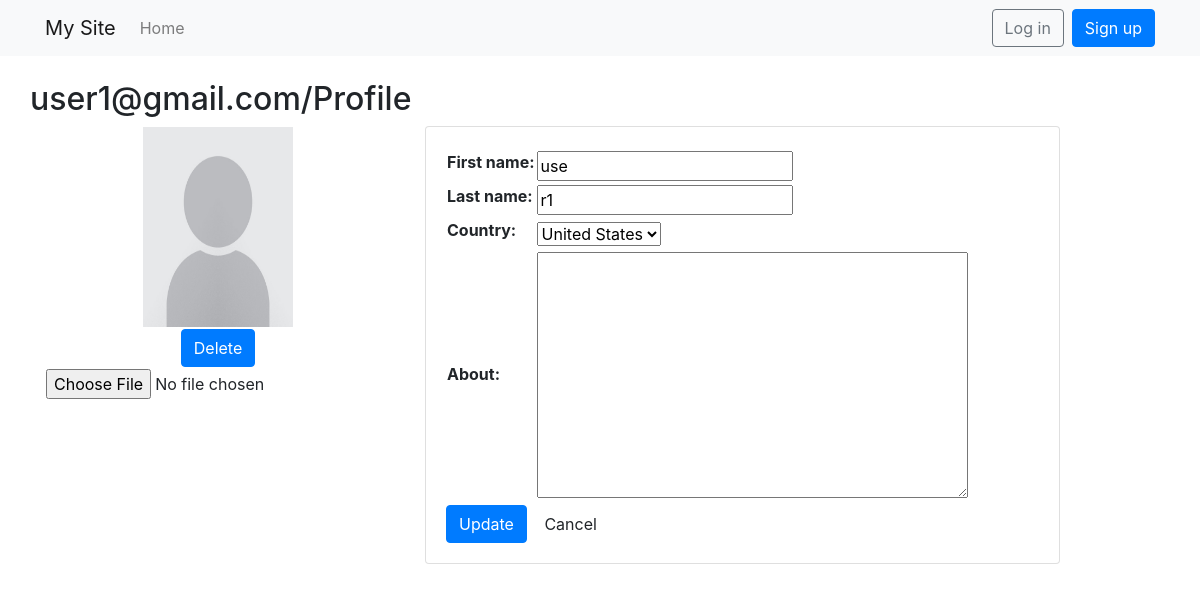
The page /update/2/ on the database as committed earlier.
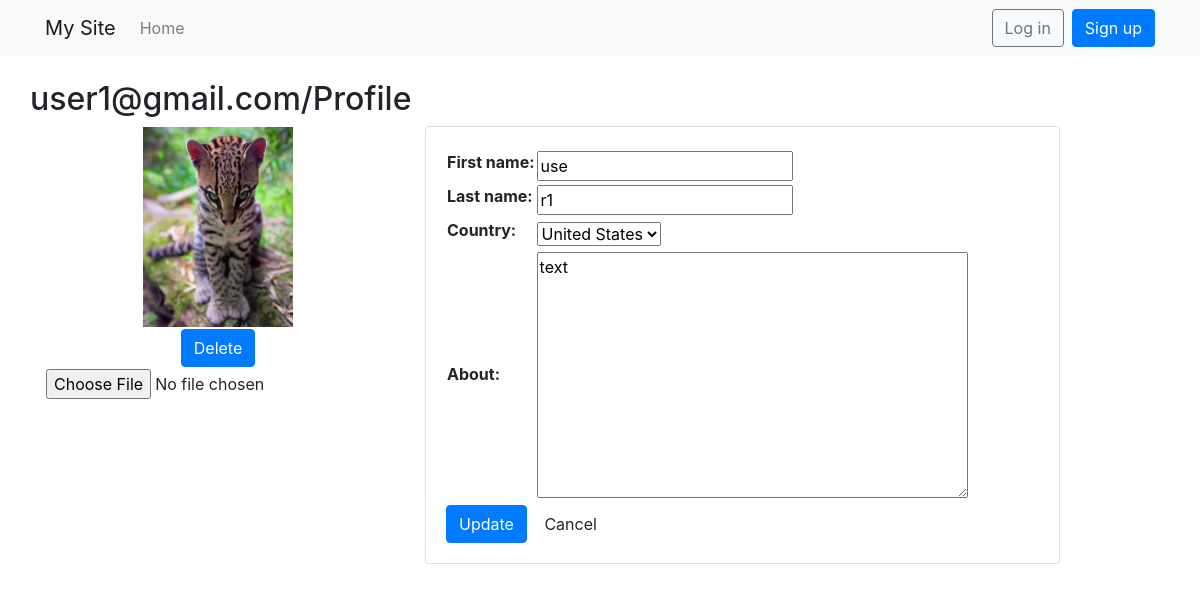
The same page on the database as committed later.
### users/models.py (models this page shows, shortened)
class CustomUser(AbstractBaseUser, PermissionsMixin):
    url_height = models.PositiveIntegerField(null=True)
    url_width = models.PositiveIntegerField(null=True)
    first_name = models.CharField("user's first name", max_length=30)
    last_name = models.CharField("user's last name", max_length=30)
    photo = models.ImageField(default="usernophoto.jpg", width_field='url_width', height_field='url_height', upload_to='user_photos',
                              null=True, blank=True)
    email = models.EmailField(_('email address'), unique=True)
    country = models.CharField(max_length=300, choices=(
        ('US', 'United States'),
        ('FR', 'France'),
        ('CN', 'China'),
        ('RU', 'Russia'),
        ('IT', 'Italy')
    )
                               )
    about = models.TextField(verbose_name='about', null=True, blank=True, max_length=300)
    pincode = models.CharField(max_length=4,blank=True)
    role = models.CharField(max_length=300, choices=(
        ('A', 'Admin'),
        ('E', 'Expert'),
        ('C', 'Competitor'),
        ('N', 'No role'),
    )
                            ,default=('N', 'No role'))
    event = models.ForeignKey(Event, on_delete=models.SET_NULL,null=True, blank=True)
    is_staff = models.BooleanField(default=False)
    is_active = models.BooleanField(default=True)
    date_joined = models.DateTimeField(default=timezone.now)
    USERNAME_FIELD = 'email'
    EMAIL_FIELD = 'email'
    REQUIRED_FIELDS = ['first_name', 'last_name']
    objects = CustomUserManager()
    class Meta():
        ordering = ['date_joined']

### users/views.py (the view)
# urls.py: path('update/<int:pk>/',views.UpdateUserView.as_view(), name='update'),
class UpdateUserView(generic.UpdateView):
    model = CustomUser
    form_class = CustomUserChangeForm
    success_url = reverse_lazy('home')
    template_name = 'registration/update.html'

### users/forms.py
class CustomUserChangeForm(UserChangeForm):
    class Meta:
        model = CustomUser
        fields = ['first_name', 'last_name', 'country', 'photo', 'about']

### templates/registration/update.html (shortened to what this page needs)
{% extends 'base.html' %}
{% load static %}
{% block content %}
    <div class="row">
        <h2> {{ form.instance.email }}/Profile</h2>
    </div>
              <form method="post" enctype="multipart/form-data">
<div class="row">
    <div class="col-4 text-center">
    <table>
        <tr><td>
        {% if form.instance.photo %}
            <img class="photo" src="{% static form.instance.photo.url %}" width=150, height=200 border=3>
        {% else %}
            <img class="photo" src="{% static '/images/usernophoto.jpg' %}" width=150, height=200 border=2>
        {% endif %}
        </td></tr>
        <tr><td>
            <button type="button" name="photo-clear" id="photo-clear_id" class="btn btn-primary">Delete</button>
            </td></tr>
            <tr><td>
        <input type="file" name="photo" accept="image/*" id="id_photo">
            </td></tr>
    </table>
      </div>
    <div class="col-7">
      <div class="card">
        <div class="card-body">
                <table>
                        <tr>
                            <td></td>
                        </tr>
     <tr><th><label for="id_first_name">First name:</label></th><td>{{ form.first_name }}</td></tr>
    <tr><th><label for="id_last_name">Last name:</label></th><td>{{ form.last_name }}</td></tr>
   <tr><th><label for="id_country">Country:</label></th><td>{{ form.country }}</td></tr>
    <tr><th><label for="id_about">About:</label></th><td>{{ form.about }}</td></tr>
</table>
            <button type="submit" class="btn btn-primary">Update</button>
            <a href="{% url 'home' %}" class="btn btn-secodary">Cancel</a>
        </div>
      </div>
    </div>
  </div>
              </form>
{% endblock %}

Rows that differ between the two databases and show on the page:
changed CustomUser "user1@gmail.com": photo: picture added in place of a placeholder; about (not shown) → "text"
